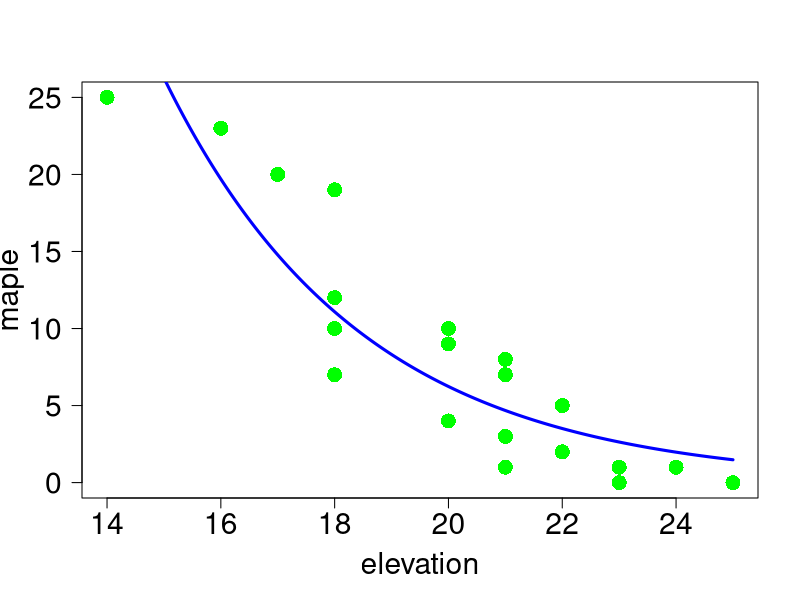

The R script that drew this image:
flora <- read.table("data6-1.csv", header=TRUE, sep=",")
attach(flora)

model_1a <- glm(maple~elevation, family=poisson)
summary(model_1a)
summary(residuals(model_1a, type = "deviance"))
res.deviance <- residuals(model_1a, type = "deviance")

png("图6.1a.png", height = 800, width = 800)
plot(elevation, maple, las=1, pch=16, col="green", cex =2, cex.axis=1.8, cex.lab=1.8)
elevationPoints <- seq(min(elevation), max(elevation), by=0.01)
fittedValues <- predict(model_1a, list(elevation=elevationPoints), type="response")
lines(elevationPoints, fittedValues, lwd=3, col="blue")
dev.off()